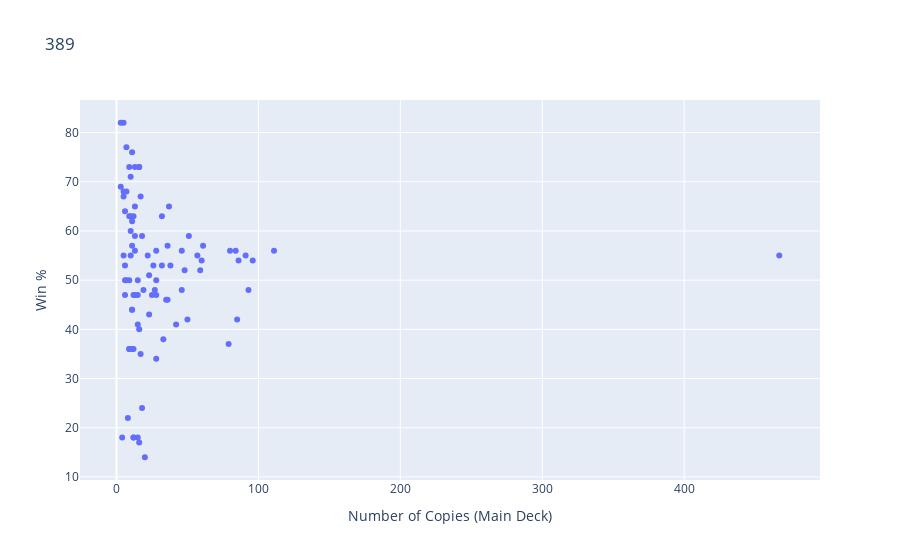
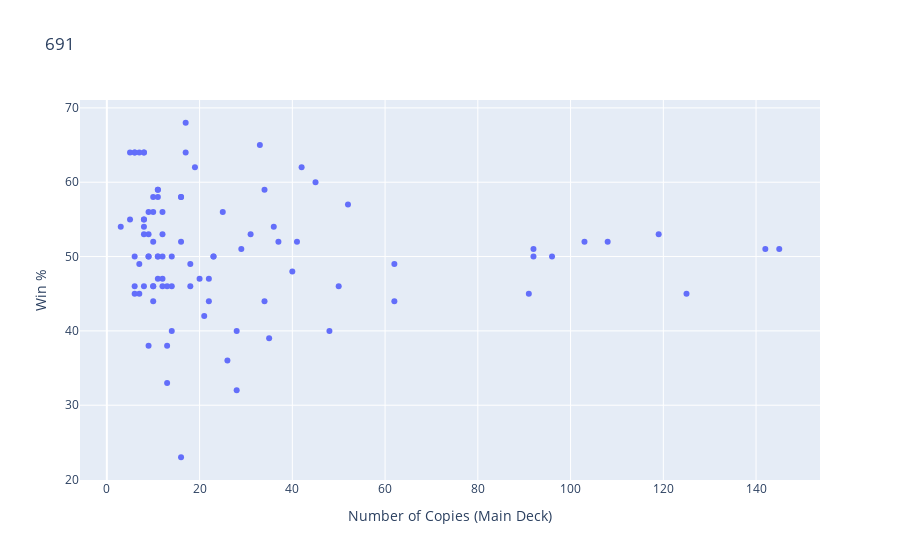
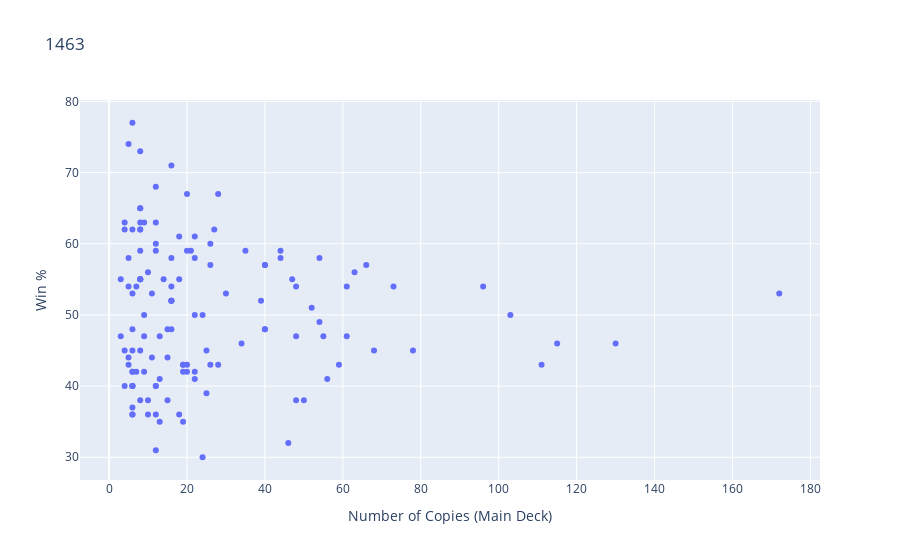
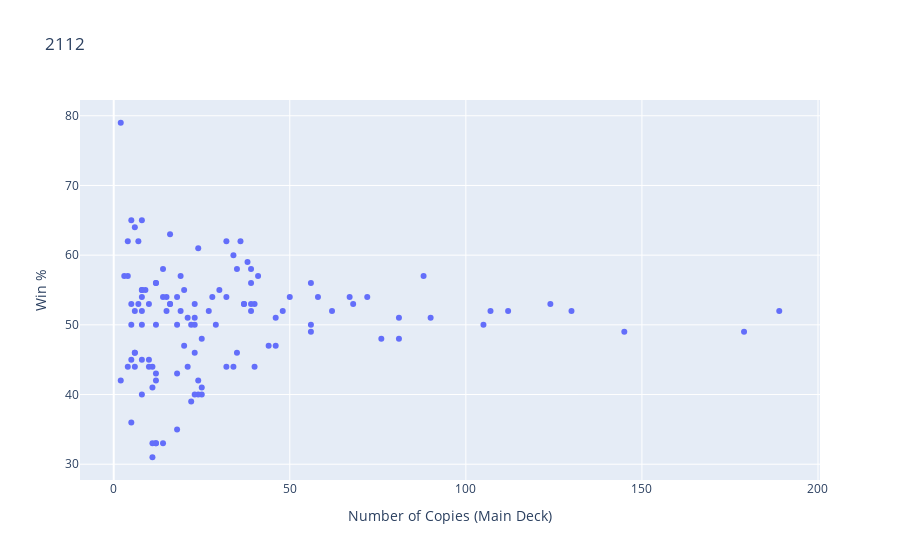

The notebook cell saved with these charts, in order:
### Markdown cell above
### Most-Played Cards / Card Winrates

### Code cell
conn = sqlite3.connect("../mtgmelee.db")
query = """
WITH full_results as (
SELECT
  player1_id,
  player1_deck_id,
  winner_id
FROM results
WHERE player2_id IS NOT NULL

UNION ALL
SELECT
  player2_id as player1_id,
  player2_deck_id as player1_deck_id,
  winner_id
FROM results
WHERE player2_id IS NOT NULL
),

results_summary as (
SELECT
  d.tournament_id,
  d.id,
  d.player_id,
  SUM(CASE WHEN r.winner_id = r.player1_id THEN 1 ELSE 0 END) as wins,
  SUM(CASE WHEN r.winner_id != r.player1_id THEN 1 ELSE 0 END) as losses,
  SUM(CASE WHEN r.winner_id = r.player1_id THEN 1 ELSE 0 END)  * 1.0 / COUNT(*) as win_pct  
FROM decks d
JOIN full_results r
  on d.id = r.player1_deck_id
GROUP BY 1, 2, 3
ORDER BY 1, 4 DESC , 6 DESC
)

SELECT
  r.tournament_id,
  c.name,
  SUM(wins) as wins,
  SUM(losses) as losses,
  SUM(quantity) as num_copies_main,
  ROUND(SUM(wins) * 100.0 / SUM(wins + losses)) as win_pct
FROM results_summary r
JOIN cards c
  ON r.id = c.deck_id
  AND c.is_sideboard = 0
GROUP BY 1, 2
HAVING
  SUM(wins + losses) > 10
ORDER BY 1, SUM(quantity) DESC
"""

df = pd.read_sql_query(query, conn)
tournaments = list(set(df['tournament_id']))
tournaments.sort()

for tournament in tournaments:
    df_t = df[df['tournament_id']==tournament]
    fig = px.scatter(df_t, x='num_copies_main', y='win_pct',
                     hover_data=['name'], title=tournament,
                     labels=dict(num_copies_main='Number of Copies (Main Deck)',
                                 win_pct='Win %')
                    )
    fig.show()

### Figure 1 — Plotly figure (JSON) as saved in the notebook; plotly's stock layout.template omitted (floating-point values rounded to 4 significant figures)
{"data": [{"customdata": [["Swamp"], ["Dark Ritual"], ["Gravecrawler"], ["Forest"], ["Diregraf Ghoul"], ["Stitcher's Supplier"], ["Mountain"], ["Geralf's Messenger"], ["Graveyard Marshal"], ["Island"], ["Contamination"], ["Bloodsoaked Champion"], ["Bloodstained Mire"], ["Lord of the Undead"], ["Death Baron"], ["Faithless Looting"], ["Plains"], ["Polluted Delta"], ["Phyrexian Tower"], ["Time Spiral"], ["Blood Scrivener"], ["Duress"], ["Show and Tell"], ["Evolving Wilds"], ["Omniscience"], ["Flooded Strand"], ["Tragic Slip"], ["Lingering Souls"], ["Nexus of Fate"], ["Liliana, Untouched by Death"], ["Exhume"], ["Anticipate"], ["Sire of Insanity"], ["Tormenting Voice"], ["Gamble"], ["Thought Scour"], ["Scoured Barrens"], ["Fertile Ground"], ["Exploration"], ["Nomad Outpost"], ["Windswept Heath"], ["Remote Isle"], ["Vivien Reid"], ["Attunement"], ["Siege Rhino"], ["Sandsteppe Citadel"], ["Llanowar Elves"], ["Gift of Paradise"], ["Shock"], ["Mystic Monastery"], ["Gather the Townsfolk"], ["Blasted Landscape"], ["Sorin, Solemn Visitor"], ["Sorin, Lord of Innistrad"], ["Murderous Cut"], ["Jungle Hollow"], ["Diabolic Intent"], ["Uncovered Clues"], ["Turnabout"], ["Thorn Lieutenant"], ["Bloodfell Caves"], ["Argothian Enchantress"], ["Polluted Mire"], ["Narset, Enlightened Master"], ["Flayer of the Hatebound"], ["Diabolic Servitude"], ["Anafenza, the Foremost"], ["Abzan Charm"], ["Voice of Resurgence"], ["Star Compass"], ["Divination"], ["Dismissive Pyromancer"], ["Wingmate Roc"], ["Taigam's Scheming"], ["Swiftwater Cliffs"], ["Rescind"], ["Blood Baron of Vizkopa"], ["Stroke of Genius"], ["Tranquil Cove"], ["Thalia, Guardian of Thraben"], ["Grim Haruspex"], ["Victimize"], ["Omenspeaker"], ["Mentor of the Meek"], ["Blast of Genius"], ["Remorseful Cleric"], ["Power Sink"], ["Persecute"], ["Blossoming Sands"], ["Serra's Sanctum"], ["Utter End"], ["Pestilence"]], "hovertemplate": "Number of Copies (Main Deck)=%{x}<br>Win %=%{y}<br>name=%{customdata[0]}<extra></extra>", "legendgroup": "", "marker": {"color": "#636efa", "symbol": "circle"}, "mode": "markers", "name": "", "orientation": "v", "showlegend": false, "type": "scatter", "x": [467, 111, 96, 93, 91, 86, 85, 84, 80, 79, 61, 60, 59, 57, 51, 50, 48, 46, 46, 42, 38, 37, 36, 36, 35, 33, 32, 32, 28, 28, 28, 28, 27, 26, 25, 23, 23, 22, 20, 19, 18, 18, 17, 17, 16, 16, 16, 16, 15, 15, 15, 15, 13, 13, 13, 13, 13, 12, 12, 12, 12, 12, 11, 11, 11, 11, 11, 11, 10, 10, 10, 10, 9, 9, 9, 9, 9, 8, 7, 7, 7, 6, 6, 6, 6, 5, 5, 5, 5, 4, 3, 3], "xaxis": "x", "y": [55, 56, 54, 48, 55, 54, 42, 56, 56, 37, 57, 54, 52, 55, 59, 42, 52, 48, 56, 41, 53, 65, 46, 57, 46, 38, 63, 53, 34, 56, 50, 47, 48, 53, 47, 43, 51, 55, 14, 48, 59, 24, 67, 35, 73, 73, 40, 17, 18, 47, 50, 41, 59, 47, 65, 73, 56, 47, 18, 63, 36, 18, 44, 36, 57, 44, 76, 62, 71, 63, 60, 55, 63, 36, 50, 36, 73, 22, 50, 77, 68, 64, 47, 53, 50, 82, 55, 68, 67, 18, 82, 69], "yaxis": "y"}], "layout": {"legend": {"tracegroupgap": 0}, "title": {"text": "389"}, "xaxis": {"anchor": "y", "domain": [0, 1], "title": {"text": "Number of Copies (Main Deck)"}}, "yaxis": {"anchor": "x", "domain": [0, 1], "title": {"text": "Win %"}}}}

### Figure 2 — Plotly figure (JSON) as saved in the notebook; plotly's stock layout.template omitted (floating-point values rounded to 4 significant figures)
{"data": [{"customdata": [["Forest"], ["Bayou"], ["Island"], ["Tropical Island"], ["Elves of Deep Shadow"], ["Breeding Pool"], ["Skullclamp"], ["Utopia Sprawl"], ["Mind Twist"], ["Mana Drain"], ["Three Visits"], ["Swamp"], ["Volcanic Island"], ["Fact or Fiction"], ["Coiling Oracle"], ["Trygon Predator"], ["Woodland Wanderer"], ["Plains"], ["Blisterpod"], ["Lumbering Falls"], ["Aether Vial"], ["Opt"], ["Zulaport Cutthroat"], ["Scrubland"], ["Skyrider Elf"], ["Hallowed Fountain"], ["Blinkmoth Nexus"], ["Ulamog, the Ceaseless Hunger"], ["Catacomb Sifter"], ["Blood Crypt"], ["Eldrazi Skyspawner"], ["Arcbound Worker"], ["Arcbound Ravager"], ["Tribal Flames"], ["Genesis Chamber"], ["Carrier Thrall"], ["Phyrexian Altar"], ["Mountain"], ["Myr Moonvessel"], ["Cinder Glade"], ["Sword of Fire and Ice"], ["Recoil"], ["Drowner of Hope"], ["Chain Lightning"], ["Arcbound Stinger"], ["Arcbound Slith"], ["Smothering Abomination"], ["Ob Nixilis Reignited"], ["Chromatic Sphere"], ["Sunken Hollow"], ["Force Spike"], ["Caller of the Claw"], ["Prairie Stream"], ["Molten Nursery"], ["Loyal Retainers"], ["Gideon, Ally of Zendikar"], ["Capture of Jingzhou"], ["Strategic Planning"], ["Plateau"], ["Land Tax"], ["Kobolds of Kher Keep"], ["Crimson Kobolds"], ["Canopy Vista"], ["Ruinous Path"], ["Patagia Viper"], ["Painful Truths"], ["Oxidize"], ["Echoing Decay"], ["Absorb"], ["Sword of Light and Shadow"], ["Scatter to the Winds"], ["Living Plane"], ["Herald of Kozilek"], ["False Defeat"], ["Viridian Zealot"], ["Spell Snare"], ["Salt Marsh"], ["Ravenous Rats"], ["Fire Ambush"], ["Bring to Light"], ["Azorius Signet"], ["Smoldering Marsh"], ["Probe"], ["Karakas"], ["Rout"], ["Pulse of the Grid"], ["Drana, Liberator of Malakir"], ["Disenchant"], ["Bone Splinters"], ["Quirion Elves"], ["Condemn"], ["Disrupt"]], "hovertemplate": "Number of Copies (Main Deck)=%{x}<br>Win %=%{y}<br>name=%{customdata[0]}<extra></extra>", "legendgroup": "", "marker": {"color": "#636efa", "symbol": "circle"}, "mode": "markers", "name": "", "orientation": "v", "showlegend": false, "type": "scatter", "x": [145, 142, 125, 119, 108, 103, 96, 92, 92, 91, 62, 62, 52, 50, 48, 45, 42, 41, 40, 37, 36, 35, 34, 34, 33, 31, 29, 28, 28, 26, 25, 23, 23, 22, 22, 21, 20, 19, 18, 18, 17, 17, 16, 16, 16, 16, 14, 14, 14, 13, 13, 13, 12, 12, 12, 12, 12, 11, 11, 11, 11, 11, 11, 10, 10, 10, 10, 10, 10, 9, 9, 9, 9, 9, 8, 8, 8, 8, 8, 8, 8, 7, 7, 7, 6, 6, 6, 6, 6, 5, 5, 3], "xaxis": "x", "y": [51, 51, 45, 53, 52, 52, 50, 51, 50, 45, 44, 49, 57, 46, 40, 60, 62, 52, 48, 52, 54, 39, 44, 59, 65, 53, 51, 32, 40, 36, 56, 50, 50, 47, 44, 42, 47, 62, 49, 46, 64, 68, 23, 52, 58, 58, 46, 40, 50, 33, 46, 38, 53, 56, 50, 47, 46, 50, 58, 47, 59, 59, 50, 44, 46, 52, 58, 56, 46, 38, 50, 53, 56, 50, 53, 55, 46, 64, 64, 55, 54, 45, 64, 49, 46, 64, 64, 45, 50, 64, 55, 54], "yaxis": "y"}], "layout": {"legend": {"tracegroupgap": 0}, "title": {"text": "691"}, "xaxis": {"anchor": "y", "domain": [0, 1], "title": {"text": "Number of Copies (Main Deck)"}}, "yaxis": {"anchor": "x", "domain": [0, 1], "title": {"text": "Win %"}}}}

### Figure 3 — Plotly figure (JSON) as saved in the notebook; plotly's stock layout.template omitted (floating-point values rounded to 4 significant figures; data arrays with more than 128 entries replaced by an {"elided": "..."} marker saying what was removed)
{"data": [{"customdata": {"elided": "132x1 str values"}, "hovertemplate": "Number of Copies (Main Deck)=%{x}<br>Win %=%{y}<br>name=%{customdata[0]}<extra></extra>", "legendgroup": "", "marker": {"color": "#636efa", "symbol": "circle"}, "mode": "markers", "name": "", "orientation": "v", "showlegend": false, "type": "scatter", "x": {"elided": "132 int values"}, "xaxis": "x", "y": {"elided": "132 int values"}, "yaxis": "y"}], "layout": {"legend": {"tracegroupgap": 0}, "title": {"text": "1463"}, "xaxis": {"anchor": "y", "domain": [0, 1], "title": {"text": "Number of Copies (Main Deck)"}}, "yaxis": {"anchor": "x", "domain": [0, 1], "title": {"text": "Win %"}}}}

### Figure 4 — Plotly figure (JSON) as saved in the notebook; plotly's stock layout.template omitted (floating-point values rounded to 4 significant figures)
{"data": [{"customdata": [["Forest"], ["Aether Hub"], ["Island"], ["Botanical Sanctum"], ["Attune with Aether"], ["Jace, the Mind Sculptor"], ["Mountain"], ["Harnessed Lightning"], ["Yavimaya Coast"], ["Servant of the Conduit"], ["Smuggler's Copter"], ["Serum Visions"], ["Spirebluff Canal"], ["Aetherworks Marvel"], ["Whirler Virtuoso"], ["Woodweaver's Puzzleknot"], ["Karplusan Forest"], ["Time Stretch"], ["Scrapheap Scrounger"], ["Incinerate"], ["Glimmer of Genius"], ["Plains"], ["Longtusk Cub"], ["Mind Stone"], ["Birds of Paradise"], ["Adarkar Wastes"], ["Sulfurous Springs"], ["Toolcraft Exemplar"], ["Swamp"], ["Raging Ravine"], ["Caves of Koilos"], ["Bristling Hydra"], ["Battlefield Forge"], ["Unlicensed Disintegration"], ["Llanowar Elves"], ["Concealed Courtyard"], ["Bomat Courier"], ["Inspiring Vantage"], ["Condescend"], ["Terastodon"], ["Chromatic Star"], ["Prophetic Prism"], ["Inventor's Apprentice"], ["Blossoming Defense"], ["Chandra, Torch of Defiance"], ["Moment's Peace"], ["Tectonic Edge"], ["Celestial Colonnade"], ["Shivan Reef"], ["Nissa, Vital Force"], ["Inventors' Fair"], ["Pithing Needle"], ["Pia Nalaar"], ["Krark-Clan Ironworks"], ["Torrential Gearhulk"], ["Stoneforge Mystic"], ["Explore"], ["Engineered Explosives"], ["Blooming Marsh"], ["Glint-Nest Crane"], ["Glassblower's Puzzleknot"], ["Everflowing Chalice"], ["Cancel"], ["Viridian Shaman"], ["Terramorphic Expanse"], ["Wrath of God"], ["Condemn"], ["Voltaic Brawler"], ["Metalspinner's Puzzleknot"], ["Dynavolt Tower"], ["Arbor Elf"], ["Veteran Motorist"], ["Predict"], ["Eternal Witness"], ["Verdurous Gearhulk"], ["Electrostatic Pummeler"], ["Underground River"], ["Skycloud Expanse"], ["Larger Than Life"], ["Zombify"], ["Troll Ascetic"], ["Shock"], ["Leatherback Baloth"], ["Howling Mine"], ["Entomb"], ["Conjurer's Bauble"], ["Roar of Reclamation"], ["Ornithopter"], ["Cultivator's Caravan"], ["Careful Study"], ["Metalwork Colossus"], ["Llanowar Wastes"], ["Cephalid Coliseum"], ["Trinket Mage"], ["Siege-Gang Commander"], ["Remove Soul"], ["Reckless Charge"], ["Paradoxical Outcome"], ["Crucible of Worlds"], ["Built to Smash"], ["Basilisk Collar"], ["Aetherflux Reservoir"], ["Treetop Village"], ["Standstill"], ["Pentad Prism"], ["Nature's Claim"], ["Lavaclaw Reaches"], ["Cranial Plating"], ["Aether Meltdown"], ["Tel-Jilad Justice"], ["Firebolt"], ["Creeping Tar Pit"], ["Confiscation Coup"], ["Combustible Gearhulk"], ["Skysovereign, Consul Flagship"], ["Grafted Wargear"], ["Faerie Conclave"], ["Ray of Distortion"], ["Padeem, Consul of Innovation"], ["Fragmentize"]], "hovertemplate": "Number of Copies (Main Deck)=%{x}<br>Win %=%{y}<br>name=%{customdata[0]}<extra></extra>", "legendgroup": "", "marker": {"color": "#636efa", "symbol": "circle"}, "mode": "markers", "name": "", "orientation": "v", "showlegend": false, "type": "scatter", "x": [189, 179, 145, 130, 124, 112, 107, 105, 90, 88, 81, 81, 76, 72, 68, 67, 62, 58, 56, 56, 56, 50, 48, 46, 46, 44, 41, 40, 40, 39, 39, 39, 39, 38, 37, 37, 36, 35, 35, 34, 34, 32, 32, 32, 30, 29, 28, 27, 25, 25, 25, 24, 24, 24, 23, 23, 23, 23, 23, 22, 22, 21, 21, 20, 20, 19, 19, 18, 18, 18, 18, 16, 16, 16, 15, 15, 14, 14, 14, 12, 12, 12, 12, 12, 12, 12, 11, 11, 11, 11, 10, 10, 10, 9, 8, 8, 8, 8, 8, 8, 8, 8, 7, 7, 6, 6, 6, 6, 6, 5, 5, 5, 5, 5, 4, 4, 4, 3, 2, 2], "xaxis": "x", "y": [52, 49, 49, 52, 53, 52, 52, 50, 51, 57, 51, 48, 48, 54, 53, 54, 52, 54, 56, 50, 49, 54, 52, 47, 51, 47, 57, 53, 44, 58, 52, 53, 56, 59, 53, 53, 62, 58, 46, 60, 44, 44, 62, 54, 55, 50, 54, 52, 40, 48, 41, 40, 61, 42, 40, 50, 46, 51, 53, 39, 50, 44, 51, 55, 47, 52, 57, 50, 43, 35, 54, 63, 53, 53, 52, 54, 33, 58, 54, 33, 56, 43, 56, 42, 33, 50, 44, 31, 41, 33, 44, 53, 45, 55, 65, 54, 50, 45, 52, 55, 55, 40, 53, 62, 46, 44, 64, 52, 46, 53, 65, 50, 45, 36, 44, 57, 62, 57, 42, 79], "yaxis": "y"}], "layout": {"legend": {"tracegroupgap": 0}, "title": {"text": "2112"}, "xaxis": {"anchor": "y", "domain": [0, 1], "title": {"text": "Number of Copies (Main Deck)"}}, "yaxis": {"anchor": "x", "domain": [0, 1], "title": {"text": "Win %"}}}}
